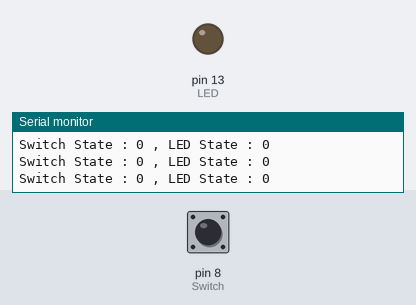
Bench run of a sketch on a simulated Arduino Uno, built with avr-gcc and run on an emulated ATmega328P. Shown: output pins drawn as LEDs (lit = HIGH), the last lines printed to the serial monitor. The test bench sets the inputs (shaded band); at power-on: pin 8 (Switch) LOW.

Above: at 1.2 s.
1.3 s: pin 8 (Switch) pulled HIGH for 0.15 s
At 2.1 s:
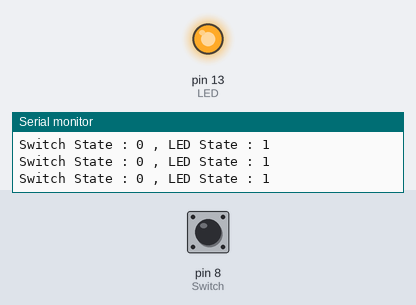
3.0 s: pin 8 (Switch) pulled HIGH for 1 s
At 4.1 s:
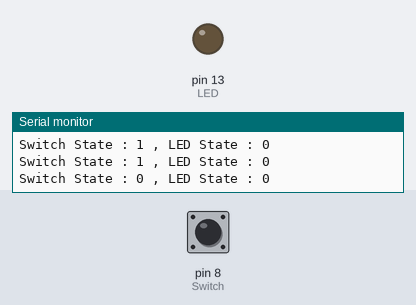
7.0 s: pin 8 (Switch) pulled HIGH for 3.2 s
At 8.1 s:
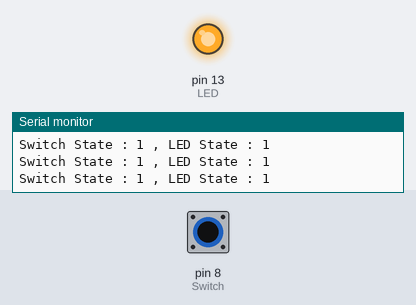
Timing chart, 0 to 10.0 s (numbered marks = the images above; inputs shaded):
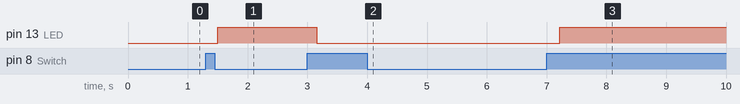

The sketch:

LED_Switch_Only_When_Pressed.ino
```cpp
int LED=13;
int Switch=8;
int reading;
int LED_State=LOW;
int Switch_State=LOW;

void setup() {
  // put your setup code here, to run once:
  pinMode(LED,OUTPUT);
  pinMode(Switch,INPUT);
  Serial.begin(9600);
}

void loop() {
  // put your main code here, to run repeatedly:
  reading=digitalRead(Switch);
  Serial.print("Switch State : ");
  Serial.print(reading);
  delay(150);
  if(reading != Switch_State)
  {
    if(reading==HIGH && Switch_State==LOW)
    {
      LED_State =! LED_State;
    }
    digitalWrite(LED,LED_State);
    Serial.print(" , LED State : ");
    Serial.println(LED_State);
    Switch_State=reading;
  }
  else{
    Serial.print(" , LED State : ");
    Serial.println(LED_State);
  }
}
```

Measured:
- after the input at 1.3 s, pin 13 (LED): LOW → HIGH after 0.20 s
- after the input at 3.0 s, pin 13 (LED): HIGH → LOW after 0.16 s
- after the input at 7.0 s, pin 13 (LED): LOW → HIGH after 0.22 s
